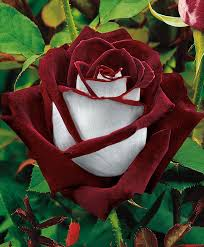
#> input picture Practicas/Clase_de_Imagenes/imagenes/flor.jpeg, 204 x 247 px
$ jupyter execute Imagenes4_Operaciones.ipynb   (shell and % lines are left out)
#> lines starting #> are read from the running program, lines starting #| are printed output that depends on the picture
### Oscurecer una imagen (a mano)

[cell 1]
import PIL
from PIL import Image

path="./imagenes/flor.jpeg" # si el archivo está en la misma carpeta que la notebook asi anda bien, sino copio el path entero del archivo
I=Image.open(path) # El tipo de dato es imagen
#> I is the input picture: PIL image 204x247 RGB; mean R, G, B 76.3, 66, 48.1
Igris=I.convert('L')# Se crea una imagen monocroma
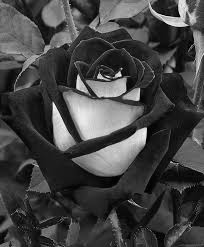
#> Igris: PIL image 204x247 L; min 0, max 251, mean 67

# get an array
import numpy as np
f = np.asarray(Igris)#Transforma el dato en array 'uint8' monocroma (2D)
print("La matriz correspondiente a la imagen es de dimensión ",f.shape," \nSu tipo es ", type(f),
      "\nCada elemento es de tipo", type(f[0,0]))
#| La matriz correspondiente a la imagen es de dimensión  (247, 204)
#| Su tipo es  <class 'numpy.ndarray'>
#| Cada elemento es de tipo <class 'numpy.uint8'>

print(f[0,0])
#| 111
print(f[70,70])
#| 55

import matplotlib.pyplot as plt

plt.imshow(f,cmap="gray")
plt.axis('off')#para quitar la numeración de filas y columnas
plt.colorbar() #para la barra con la referencia de color
plt.show()

**Ejemplo: oscurecer asignando a cada valor de intensidad r -> T(r)=r/2**

[cell 2]
#continuación
#Oscurecer la imagen que está en memoria

g=f/2 #T(r)=r/2 Oscurece la imagen

print("Intensidad Píxel (0,0) original: ",f[0,0],"Su tipo de dato es", type(f[0,0]))
#| Intensidad Píxel (0,0) original:  111 Su tipo de dato es <class 'numpy.uint8'>
print("Intensidad Píxel (0,0) luego del oscurecimiento: ",g[0,0],"\nTipo de dato ", type(g[0,0]),
       "\nLa nueva matriz imagen es de tipo:", type(g))
#| Intensidad Píxel (0,0) luego del oscurecimiento:  55.5
#| Tipo de dato  <class 'numpy.float64'>
#| La nueva matriz imagen es de tipo: <class 'numpy.ndarray'>
print()

g=g.astype('uint8') ##g=g.astype('uint8') #convertir el tipo de dato
print("Después de la conversión de tipo, la imagen oscurecida tiene un tipo de dato ",type(g),
      "\nY cada elemento es de tipo ",type(g[0,0]))
#| Después de la conversión de tipo, la imagen oscurecida tiene un tipo de dato  <class 'numpy.ndarray'>
#| Y cada elemento es de tipo  <class 'numpy.uint8'>
print()
print('Máximo de la imagen original= ',f.max())
#| Máximo de la imagen original=  251
print()
print('Máximo de la imagen oscurecida= ',g.max())
#| Máximo de la imagen oscurecida=  125

### Visualización

[cell 3]
fig = plt.figure()
fig.set_figheight(15)
fig.set_figwidth(15)
a = fig.add_subplot(1, 3, 1)
imgplot = plt.imshow(f,cmap='gray')
a.set_title('Original')
plt.colorbar( orientation='horizontal')

a = fig.add_subplot(1, 3, 2)
imgplot = plt.imshow(g,cmap='gray')
a.set_title('Oscurecida')
plt.colorbar( orientation='horizontal')

[cell 4]
#continuación- Muestra imágenes
fig, axs = plt.subplots(nrows=1, ncols=3, sharex=True)
fig.set_figheight(10)
fig.set_figwidth(15)
im=axs[0].imshow(f,cmap="gray",vmin=0, vmax=255)
axs[0].set_title("Imagen original, nivel de gris r")
axs[0].axis('off')
axs[1].imshow(g,cmap="gray")
axs[1].set_title("Imagen transf: T(r)=r/2, OJO visualización")
axs[1].axis('off')
axs[2].imshow(g,cmap="gray",vmin=0, vmax=255)
axs[2].set_title("Imagen T(r)=r/2, visualización igual rango")
axs[2].axis('off')
plt.show()

**Cambio en el Brillo/Intesidad**

Para modificar el brillo de una imagen se añade una cierta cantidad al valor de
intensidad de cada uno de los píxeles. Si esta cantidad es positiva se aumenta el brillo de la
imagen. Por el contrario, si es negativa, se disminuye. Si los valores obtenidos caen fuera de los
extremos del intervalo de posibles niveles de intensidad (en caso de utilizar uint8 el intervalo posible es [0,255]), se deben establecer nuevos valores extremos del intervalo, según corresponda en cada caso.

En el ejemplo visto, el oscurecimiento se logró mediante una división de los valores de intensidad por un número mayor a 1, y no fue necesario el establecimiento de nuevos límites. Se debe considerar que el nuevo tipo de dato es flotante y hay que modificarlo.

### Aclarar una imagen (a mano)

En lo que sigue modificamos con operaciones ("a mano") los valores de intensidad de los pixles de una imagen y estudiamos que hace uint8 cuando esa operaciones se van de rango.

**Ejemplo**

**Ejercicio: aclarar la imagen f usando T(r) = kr o T(r) = r+k **

[cell 5]
print("Intensidad Píxel (0,0) original: ",f[0,0],"Su tipo de dato es", type(f[0,0]))
#| Intensidad Píxel (0,0) original:  111 Su tipo de dato es <class 'numpy.uint8'>

[cell 6]
#continuación.
#Multiplicaremos los valores de intensidad por 3.Bioinformática_Primeros_pasos

h=3*f[:,:] #A cada r le asigna T(r)=3r
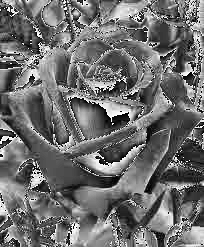
#> h: shape (247, 204); min 0, max 255, mean 110.2

fig,axs = plt.subplots(nrows=1, ncols=2, sharex=True)

fig.set_figheight(7)
fig.set_figwidth(10)

axs[0].imshow(f,cmap="gray",vmin=0, vmax=255)
axs[0].set_title("Imagen original, uint8")
axs[1].imshow(h,cmap="gray",vmin=0, vmax=255)
axs[1].set_title("Imagen h=3*f, uint8")
plt.show()

[cell 7]
print("Imagen original f(0,0)=",f[0,0], type(f[0,0]),"Nueva imagen: T(r)=3*r") # es importante el tipo de dato
#| Imagen original f(0,0)= 111 <class 'numpy.uint8'> Nueva imagen: T(r)=3*r
print("Ejemplo: 3*f[0,0]=h(0,0)=",h[0,0],"tipo de dato nueva imagen", type(h[0,0]))
#| Ejemplo: 3*f[0,0]=h(0,0)= 77 tipo de dato nueva imagen <class 'numpy.uint8'>
print("Ejemplo con más intensidad: r=f(50,170)=",f[50,170],", entonces T(r)=3*r=h(50,70)=",h[50,170])
#| Ejemplo con más intensidad: r=f(50,170)= 41 , entonces T(r)=3*r=h(50,70)= 123
print()

print("Por qué entrega este valor?")
print("Porque: 1) hace la multimplicación x3 ;  2) Divide por 256 ; 3) se queda con el resto de la divisón por 256")
print("La operación de quedarse con el resto de la división por n se le llama tomar mod n ")
print("Cuando tomamos mod n, obtenemos un resto en {0 1 2 ...(n-1)}")
print()

print("Entonces 3*234 mod 256=", 3*234%256," \n Es importante el tipo de dato de la nueva imagen. Si es uint8, opera con módulo 256")
print("Toma h=3*f como tipo uint8")

print()
print("Rango de la matriz original f:",f.min(),"-",f.max(),"-> uint8")
#| Rango de la matriz original f: 0 - 251 -> uint8
print()
print("Rango de la matriz transformada h:",h.min(),"-",h.max(), "-> uint8")
#| Rango de la matriz transformada h: 0 - 255 -> uint8

### Con tipo float
Aqui vemos que si el dato es "float"  en la matriz se guarda el resultado de la operación y puede exceder el rango de la matriz original

[cell 8]
#continuación
print("Con tipo flotante")
print("Convertimos la original en flotante antes de multiplicar por 3")
print("Tomamos una intensidad alta que multiplicada por 3 va a exceder el intervalo [0,255]")
hf=f.astype('float')*3 #T(r)=3r
print("Original r=f(50,170)=",f[50,170]) #
#| Original r=f(50,170)= 41
print("Transformada T(r)=3*r, h(50,170)=",hf[50,170], type(hf[50,170]))
#| Transformada T(r)=3*r, h(50,170)= 123.0 <class 'numpy.float64'>
print("Este valor excede el rango 0 -255")

### Float y Módulo

Aqui queremos mostrar que si hacemos una transformación en flotante que se pasa de rango y luego le aplicamos "modulo 256" es lo mismo que forzarle el tipo a uint8

[cell 9]
print("Rango de la matriz original f:",f.min(),"-",f.max(),"-> uint8")
#| Rango de la matriz original f: 0 - 251 -> uint8
print("Rango de la transformada flotante=",hf.min(),"-",hf.max(), "Si el tipo de dato es -> flotante")
#| Rango de la transformada flotante= 0.0 - 753.0 Si el tipo de dato es -> flotante

print("Valor corregido, con operación módulo ", hf[50,170]%256) #podemos corregir los valores
#| Valor corregido, con operación módulo  123.0
print()
print("Trabajando directamente con uint8, convierte el dato utilizando el módulo de manera automática")

h8=hf.astype('uint8') #declaramos tipo de dato de la matriz
print("Rango matriz transformada nuevamente a uint8= ",h8.min(),"-",h8.max())
#| Rango matriz transformada nuevamente a uint8=  0 - 255

#plt.imshow(h8,cmap="gray",vmin=0,vmax=255)
#plt.axis('off')#para quitar la numeración de filas y columnas
#plt.show()

fig,axs = plt.subplots(nrows=1, ncols=2, sharex=True)

fig.set_figheight(7)
fig.set_figwidth(10)

axs[0].imshow(f,cmap="gray",vmin=0, vmax=255)
axs[0].set_title("Imagen original, uint8")
axs[1].imshow(h8,cmap="gray",vmin=0, vmax=255)
axs[1].set_title("Imagen h=3*f, pasado a flotante y aplicado el mod256")
plt.show()

### Float y truncado

[cell 10]
#Hacemos la operación multiplicación por escalar y truncamos


h=f*3
hmax=h.max()
#> hmax = 255
hmin=h.min()
#> hmin = 0
print("Tipo de dato de imagen transformada: ", type(h))
#| Tipo de dato de imagen transformada:  <class 'numpy.ndarray'>
print("Maximo transformada",hmax)
#| Maximo transformada 255
print("Minimo transformada",hmin)
#| Minimo transformada 0
print()


hf=f.astype('float')
hft=hf*3
hftmax=hft.max()
#> hftmax = 753
hftmin=hft.min()
#> hftmin = 0
print("Cálculo pasando a float-Tipo de dato", type(hftmax))
#| Cálculo pasando a float-Tipo de dato <class 'numpy.float64'>
print("Maximo transformada",hftmax)
#| Maximo transformada 753.0
print("Minimo transformada",hftmin)
#| Minimo transformada 0.0

print()
print("Truncando el resultado obtenido")

hft_trunc=hft.copy() #aqui copiamos la transformada y la vamos a truncar
result = np.where(hft_trunc>255)
#> result = 14249 positions, rows 0 to 246, columns 0 to 203
hft_trunc[result]=255
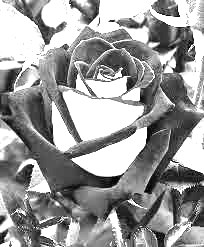
#> hft_trunc: shape (247, 204) float64; min 0, max 255, mean 153.9
hft_truncmax=hft_trunc.max()
#> hft_truncmax = 255
hft_truncmin=hft_trunc.min()
#> hft_truncmin = 0
print("Máximo transformada truncada",hft_truncmax)
#| Máximo transformada truncada 255.0
print("Mínimo transformada truncada",hft_truncmin)
#| Mínimo transformada truncada 0.0
print("Tipo de dato que tiene la transformada truncada", type(hft_truncmax))
#| Tipo de dato que tiene la transformada truncada <class 'numpy.float64'>

print("Ahora a la transformada en float le cambiamos el dato a uint8 y miramos un dato  ")
hft8=hft.astype('uint8')
print("Miramos el tipo de dato" ,type(hft8.min()))
#| Miramos el tipo de dato <class 'numpy.uint8'>

### Ahora vamos a visualizar todo lo que hemos "jugado" en la ventana anterior

[cell 11]
import matplotlib.pyplot as plt

fig,axs = plt.subplots(nrows=1, ncols=4, sharex=True)

fig.set_figheight(15)
fig.set_figwidth(15)

axs[0].imshow(f,cmap="gray",vmin=0, vmax=255)
axs[0].set_title("Imagen Original")
axs[1].imshow(hft,cmap="gray")
axs[1].set_title("Imagen transformada flotante hft")
axs[2].imshow(hft,cmap="gray",vmin=0, vmax=255)
axs[2].set_title("hft con rango en [0 255]")
axs[3].imshow(hft_trunc,cmap="gray")#,vmin=0, vmax=255)
axs[3].set_title("visualización de la flotante truncada")
plt.show()

**Ejercicio**

Elegir una imagen, llevarla a matriz con tipo de dato uint8.

Aclararla sumándole la constante 80.

Truncar los valores que excedan 255.

Mostrar la imagen original y la aclarada

# Histograma

https://docs.opencv.org/3.4/d8/dbc/tutorial_histogram_calculation.html

## Ejemplos Histogramas

## Observaciones sobre Histogramas

* Cuando el rango es pequeño se trata de imágenes con poco contraste.

* Cuando el rango es grande se trata de imágenes con mucho contraste.

* Cuando el histograma posee altos valores en los extremos de la escala (forma de “U”) la imagen está saturada.

* Cuando el histograma está corrido hacia la derecha, la imagen es clara

* Cuando el histograma está corrido hacia la izquierda, la imagen es oscura

**Histogramas con Python: librerías matplotlib, numpy, cv2**

[cell 12]
#Cargo imagen y calculo histograma
import cv2
import numpy as np
import matplotlib.pyplot as plt

img = cv2.imread('./imagenes/flor.jpeg',0)#El 0 indica que devuelve imagen en gris directamente
#numpy tiene una función para calcular el histograma, pero no es rápida

#cv2.calcHist(images, channels, mask, histSize, ranges[, hist[, accumulate]]) #Devuelve un vector

#El nombre de la imagen debe estar entre corchetes
#Channels indica para qué canal se pide el histograma. Puede ser 0, 1 o 2.
#Si la imagen es gris se pone 0.
#Si el histograma es de la imagen completa se coloca como máscara None.
#Se puede pedir el histograma de una parte de la imagen, mediante una máscara.
#histsize indica la cantidad de bins. Si queremos contabilizar la frecuencia de todas las intensidades
#y tenemos 256 valores, colocamos 256 entre corchetes. Podemos agruparlos. Pedir por ejemplo 16 bins.
#ranges es el rango. En nuestro caso, normalmente es [0,256]
#Así hist será un array de 256x1

hist = cv2.calcHist([img],[0],None,[256],[0,256])
#> hist = 256 values, max 915 at index 28, min 0 at index 240, mean 196.8
#aqui info sobre los prametros usados: https://docs.opencv.org/3.4/d6/dc7/group__imgproc__hist.html#ga4b2b5fd75503ff9e6844cc4dcdaed35d

fig = plt.figure()
fig.set_figheight(12)
fig.set_figwidth(12)
a = fig.add_subplot(1, 2, 1)
imgplot = plt.stem(hist)
plt.xlabel("Intensidad de Iluminación")
plt.ylabel("Cantidad de Píxeles")
a.set_title('Histograma de opencv con stem')


a = fig.add_subplot(1, 2, 2)
imgplot = plt.plot(hist)
#> imgplot = 1 item
plt.xlabel("Intensidad de Iluminación")
plt.ylabel("Cantidad de Píxeles")
a.set_title('Histograma de opencv  con plot')


plt.show()

[cell 13]
#El histograma se puede mostrar con matplotlib. No es necesario haberlo creado con openCV
plt.hist(img.ravel(),256,[0,256])
#img.ravel() "estira" img en un vector, es decir concatena las filas de img en un solo vector
plt.xlabel("Intensidad de Iluminación")
plt.ylabel("Cantidad de Píxeles")
plt.title("Histograma")
plt.show()

[cell 14]
#Calcular y mostrar el histograma con OpenCV

import cv2
import numpy as np
import matplotlib.pyplot as plt

img = cv2.imread('./imagenes/rostro.jpeg',0)#El 0 indica que devuelve imagen en gris
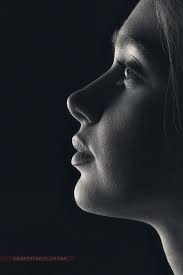
#> input picture Practicas/Clase_de_Imagenes/imagenes/rostro.jpeg, 183 x 275 px
#> img: shape (275, 183)

hist = cv2.calcHist([img],[0],None,[256],[0,256])
#> hist = 256 values, max 12177 at index 20, min 0 at index 234, mean 196.6

plt.plot(hist, color='gray' )

plt.xlabel('Intensidad de Iluminacion')
plt.ylabel('Cantidad de Píxeles')
plt.title('Histograma')
plt.show()

cv2.destroyAllWindows()

[cell 15]
import cv2
import numpy as np
from matplotlib import pyplot as plt

img = cv2.imread('./imagenes/rostro.jpeg', cv2.IMREAD_GRAYSCALE)#guarda la imagen en grises (monocroma 2D)

fig, axs = plt.subplots(nrows=1, ncols=2, sharex=True)

fig.set_figheight(4)
fig.set_figwidth(15)

axs[0].imshow(img, cmap='gray',vmin=0 ,vmax=255)
axs[0].set_title("Imagen")

#Función hist de matplotlib
#ravel() indica que devuelve un array 1-D
axs[1].hist(img[:,:].ravel(), 256,[0,256] )
axs[1].set_title('histograma')
axs[1].set_xlabel('intensidad de iluminacion')
axs[1].set_ylabel('cantidad de pixeles')

#sin límites hace autoescalado de los ejes

plt.show()

##### Qué conclusión sobre la imagen extrae del histograma?
##### Repita el procedimiento para la imagen ortopantomografia2.png

### Se puede estudiar el histograma de una parte de la imagen, para después modificarlo

[cell 16]
#Histograma con máscara
import cv2
import matplotlib.pyplot as plt
img = cv2.imread('./imagenes/rostro.jpeg',0)

# create a mask
mask = np.zeros(img.shape[:2], np.uint8)
mask[100:300, 100:400] = 255
masked_img=cv2.bitwise_and(img,mask)
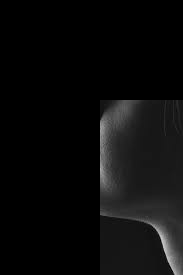
#> masked_img: shape (275, 183); min 0, max 201, mean 11.5
#masked_img = cv2.bitwise_and(img,img,mask = mask)#Argumentos: fuente, máscara
#bitwise_and operación and bit a bit y guarda el resultado

# Calculate histogram with mask and without mask
# Check third argument for mask
hist_full = cv2.calcHist([img],[0],None,[256],[0,256])
#> hist_full has the same summary as hist
hist_mask = cv2.calcHist([img],[0],mask,[256],[0,256])
#> hist_mask = 256 values, max 1580 at index 21, min 0 at index 3, mean 56.74


plt.subplot(221), plt.imshow(img, 'gray'),plt.title('imagen completa'), plt.axis('off')
plt.subplot(222), plt.imshow(mask,'gray'),plt.title('máscara con lugares')
plt.subplot(223), plt.imshow(masked_img, 'gray'), plt.title('imagen en la máscara')
plt.subplot(224), plt.plot(hist_full), plt.plot(hist_mask),plt.xlabel('Intensidad'),plt.ylabel("Cantidad píxeles"),plt.legend(['completa', 'máscara'])
plt.xlim([0,256])

plt.show()
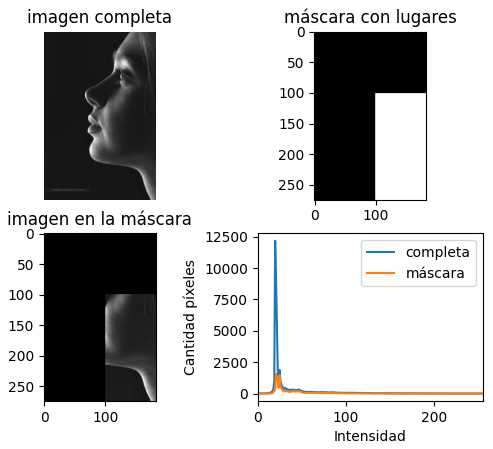
#> figure drawn by matplotlib, 4 panels; panel 4: curve peaks at x = 20, y = 12177; panel 4: curve peaks at x = 21, y = 1580

**Ejercicio**

**Elegir dos imágenes, aclarar una, oscurecer la otra y comparar los histogramas**

### Opciones para mejorar el contraste y la visualización?
+ Modificar el rango
+ Aclarar
+ Oscurecer
+ Ecualizar del histograma
+ etc.

## Modificar el rango
- disminuir el rango
$$T(r)=c \log{(r+1)},\ r\geq 0$$
- llevarlo a [0 - 255]
para uint8
$$T(r)=\left\lfloor 255\frac{r-min}{max-min} \right\rfloor, \,\, \leftarrow \, floor, redondeo$$
- llevarlo a [0 - 1]
$$T(r)=\frac{r-min}{max-min}$$

## Ajuste gamma (sin modificar el rango)
**Condición Importante**: vale para el rango de intensidades $ 0\leq r \leq 1$:

$$T(r)=r^{\gamma},$$

$\,\gamma $ parámetro (fijo y positivo) de la función

### Para Aclarar

$$T(r)=r^{\gamma},\,\gamma <1$$

Por ejemplo $T(r)=r^{\frac{1}{2}}=\sqrt{r}$

### Para Oscurecer

$$T(r)=r^{\gamma},\,\gamma >1$$

Por ejemplo $T(r)=r^{2}$

Qué valor de gamma usaría para mejorar las siguientes imágenes (mayor o menor que 1?)

### Función para Ajuste gamma

$T(r)=r^{\gamma}$ para $0\leq r \leq 1 $

$T(r)=\left\lfloor 255\left(\frac{r}{255}\right)^{\gamma}\right\rfloor$ para $0\leq r \leq 255 $ (uint8)

$\gamma $ parámetro (fijo y positivo) de la función

* Para Aclarar: $\gamma <1$ (ejemplo $T(r)=r^{\frac{1}{2}}=\sqrt{r}$)

* Para Oscurecer $\gamma >1$ (ejemplo $T(r)=r^{2}$)

#### Definir una función de Ajuste gamma  para imágenes uint8

[cell 17]
def ajuste_gamma(imagen,gamma):
    #función que dada una imagen (arreglo de tipo uint8), y un valor positivo gamma
    #devuelve otra del mismo tipo pero con ajute gamma, si gamma>1, más oscura y si gamma <1 más clara
#> called with gamma = 0.5
    imagenresultado=255*((imagen/255)**gamma)
    imagenresultado=imagenresultado.astype('uint8')
    return imagenresultado

[cell 18]
#Para llamar a esta función se le "pasa" la imagen y el valor de gama.
#Por ejemplo

clara=ajuste_gamma(img,0.5)
oscura=ajuste_gamma(img,2)

[cell 19]
#Para graficar ambas imágenes

fig, axs = plt.subplots(nrows=1, ncols=3, sharex=True)
fig.set_figheight(4)
fig.set_figwidth(15)
axs[0].imshow(img, cmap='gray',vmin=0 ,vmax=255)
axs[0].set_title('Imagen original')
axs[1].imshow(clara, cmap='gray',vmin=0 ,vmax=255)
axs[1].set_title('Imagen aclarada')
axs[2].imshow(oscura, cmap='gray',vmin=0 ,vmax=255)
axs[2].set_title('Imagen oscurecida')
plt.show()

fig, axs = plt.subplots(nrows=1, ncols=3, sharex=True)
fig.set_figheight(4)
fig.set_figwidth(15)
axs[0].hist(img[:,:].ravel(), 256,[0,256] )
axs[0].set_title('Histograma de original')
axs[0].set_xlabel('intensidad de iluminacion')
axs[0].set_ylabel('cantidad de pixeles')
axs[1].hist(clara[:,:].ravel(), 256,[0,256] )
axs[1].set_title('Histograma de aclarada')
axs[1].set_xlabel('intensidad de iluminacion')
axs[1].set_ylabel('cantidad de pixeles')
axs[2].hist(oscura[:,:].ravel(), 256,[0,256] )
axs[2].set_title('Histograma de oscurecida')
axs[2].set_xlabel('intensidad de iluminacion')
axs[2].set_ylabel('cantidad de pixeles')
plt.show()

[cell 20]
#Programa completo
#Usa la función definida más arriba
import cv2
import numpy as np
from matplotlib import pyplot as plt

img = cv2.imread('./imagenes/flor.jpeg', cv2.IMREAD_GRAYSCALE)#guarda la imagen en grises (monocroma 2D)
clara=ajuste_gamma(img,0.5)
#> call 3 of ajuste_gamma, with gamma = 0.5
#> in ajuste_gamma (call 3), `imagenresultado=255*((imagen/255)**gamma)`:
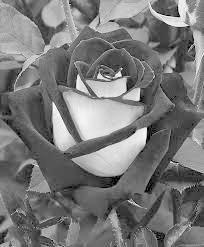
#> imagenresultado: shape (247, 204) float64; min 0, max 255, mean 120.9
oscura=ajuste_gamma(img,2)
#> call 4 of ajuste_gamma, with gamma = 2
#> in ajuste_gamma (call 4), `imagenresultado=255*((imagen/255)**gamma)`:
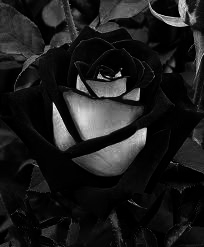
#> imagenresultado: shape (247, 204) float64; min 0, max 255, mean 28.7

fig, axs = plt.subplots(nrows=1, ncols=3, sharex=True)
fig.set_figheight(4)
fig.set_figwidth(15)
axs[0].imshow(img, cmap='gray',vmin=0 ,vmax=255)
axs[0].set_title('Imagen original')
axs[1].imshow(clara, cmap='gray',vmin=0 ,vmax=255)
axs[1].set_title('Imagen aclarada')
axs[2].imshow(oscura, cmap='gray',vmin=0 ,vmax=255)
axs[2].set_title('Imagen oscurecida')
plt.show()

fig, axs = plt.subplots(nrows=1, ncols=3, sharex=True)
fig.set_figheight(4)
fig.set_figwidth(15)
axs[0].hist(img[:,:].ravel(), 256,[0,256] )
axs[0].set_title('Histograma de original')
axs[0].set_xlabel('intensidad de iluminacion')
axs[0].set_ylabel('cantidad de pixeles')
axs[1].hist(clara[:,:].ravel(), 256,[0,256] )
axs[1].set_title('Histograma de aclarada')
axs[1].set_xlabel('intensidad de iluminacion')
axs[1].set_ylabel('cantidad de pixeles')
axs[2].hist(oscura[:,:].ravel(), 256,[0,256] )
axs[2].set_title('Histograma de oscurecida')
axs[2].set_xlabel('intensidad de iluminacion')
axs[2].set_ylabel('cantidad de pixeles')
plt.show()
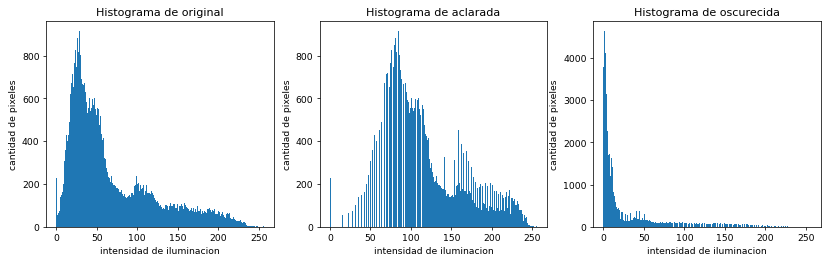
#> figure drawn by matplotlib, 3 panels; panel 1: tallest bar 915 high, from x = 28 to 29; panel 2: tallest bar 915 high, from x = 84 to 85; panel 3: tallest bar 4641 high, from x = 1 to 2

**Ejercicio: Buscar en la web si ya hay alguna función en python que la realice el ajuste Gamma, en que librería? implementarla si es posible**

## Ecualización del histograma
La ecualización del histograma pretende una distribución uniforme de las intensidades. Esto mejora el contraste. No es la panacea.

Imagen de ladrillos con alto contraste y con bajo contraste.

#### Pasos para ecualizar un histograma
1- Se calcula la frecuencia de cada intensidad r como ni/n. ni= Número de píxeles con determinada intensidad. n=Número total de píxeles.
2- Se acumulan dichos valores. O sea que a cada intensidad le corresponden las frecuencias acumuladas hasta ese valor.
3- Se multiplican los valores acumulados por L-1, siendo L la máxima intensidad. Por ejemplo L-1=255
Se redondean los valores al entero más próximo (función floor o piso)
4- Cada valor de intensidad r se reemplaza por el nuevo valor obtenido s.

- Para uint8 [0-255] se calcula:
$$s=T(r)=\left\lfloor 255*\sum_{i=1}^{r}{\frac{n_i}{n}}\right\rfloor,$$

- Para llevarlo a [0 -1]:

$$s=T(r)=\sum_{i=1}^{r}{\frac{n_i}{n}},$$

en ambas ecuaciones: $n_i=\#$ pixeles con intensidad $i$ y $n=MN=\#$ de pixeles de la imagen

#### Ecualizar imagen ortopantomografía2.png

* Ecualización del histograma: $s=T(r)=\left\lfloor 255*\sum_{i=1}^{r}{\frac{n_i}{n}}\right\rfloor,$ para uint8  ($\left\lfloor \,\right\rfloor$ notación de piso/floor, redondeo entero)

En openCV: **cv2.equalizeHist**

[cell 21]
#continuación
#img = cv2.imread('ortopantomografia2.png', cv2.IMREAD_GRAYSCALE)
img_equalizada = cv2.equalizeHist(img)
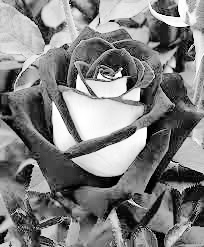
#> img_equalizada: shape (247, 204); min 0, max 255, mean 128

fig, axs = plt.subplots(nrows=1, ncols=2, sharex=True)
fig.set_figheight(4)
fig.set_figwidth(15)
axs[0].imshow(img, cmap='gray',vmin=0 ,vmax=255)
axs[0].set_title('Imagen')
axs[1].imshow(img_equalizada, cmap='gray',vmin=0 ,vmax=255)
axs[1].set_title('Imagen ecualizada')
plt.show()

fig, axs = plt.subplots(nrows=1, ncols=2, sharex=True)
fig.set_figheight(4)
fig.set_figwidth(15)
axs[0].hist(img[:,:].ravel(), 256,[0,256] )
axs[0].set_title('Histograma de rostro')
axs[0].set_xlabel('intensidad de iluminacion')
axs[0].set_ylabel('cantidad de pixeles')
axs[1].hist(img_equalizada[:,:].ravel(), 256,[0,256] )
axs[1].set_title('Histograma de rostro ecualizada')
axs[1].set_xlabel('intensidad de iluminacion')
axs[1].set_ylabel('cantidad de pixeles')
plt.show()
#> (the rest of the program and of its run is left out)
